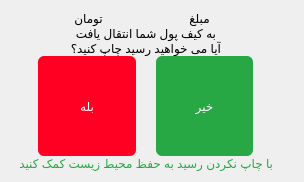
      <widget class="QWidget" name="pageAfterDelivery">
       <layout class="QHBoxLayout" name="horizontalLayout_10">
        <property name="spacing">
         <number>0</number>
        </property>
        <item>
         <layout class="QHBoxLayout" name="horizontalLayout_21">
          <item alignment="Qt::AlignHCenter|Qt::AlignVCenter">
           <widget class="QLabel" name="lblGifAfterDelivery">
            <property name="text">
             <string/>
            </property>
           </widget>
          </item>
         </layout>
        </item>
        <item>
         <layout class="QVBoxLayout" name="verticalLayout_19">
          <property name="rightMargin">
           <number>20</number>
          </property>
          <item>
           <layout class="QHBoxLayout" name="horizontalLayout_22">
            <item alignment="Qt::AlignRight">
             <widget class="QLabel" name="label_12">
              <property name="styleSheet">
               <string notr="true">font: 26pt &quot;IRANSans&quot;;
color: rgb(0, 0, 0);</string>
              </property>
              <property name="text">
               <string>تومان</string>
              </property>
              <property name="alignment">
               <set>Qt::AlignCenter</set>
              </property>
             </widget>
            </item>
            <item>
             <widget class="QLabel" name="lblTotalPrice">
              <property name="styleSheet">
               <string notr="true">color: rgb(0, 0, 0);
font: 87 32pt &quot;IRANSansFaNum Black&quot;;</string>
              </property>
              <property name="text">
               <string/>
              </property>
              <property name="alignment">
               <set>Qt::AlignCenter</set>
              </property>
             </widget>
            </item>
            <item alignment="Qt::AlignLeft">
             <widget class="QLabel" name="label_9">
              <property name="styleSheet">
               <string notr="true">font: 26pt &quot;IRANSans&quot;;
color: rgb(0, 0, 0);</string>
              </property>
              <property name="text">
               <string>مبلغ</string>
              </property>
              <property name="alignment">
               <set>Qt::AlignCenter</set>
              </property>
             </widget>
            </item>
           </layout>
          </item>
          <item alignment="Qt::AlignHCenter">
           <widget class="QLabel" name="label_6">
            <property name="styleSheet">
             <string notr="true">font: 26pt &quot;IRANSans&quot;;
color: rgb(0, 0, 0);</string>
            </property>
            <property name="text">
             <string>به کیف پول شما انتقال یافت</string>
            </property>
           </widget>
          </item>
          <item alignment="Qt::AlignHCenter">
           <widget class="QLabel" name="label_8">
            <property name="styleSheet">
             <string notr="true">font: 26pt &quot;IRANSans&quot;;
color: rgb(0, 0, 0);</string>
            </property>
            <property name="text">
             <string>آیا می خواهید رسید چاپ کنید؟</string>
            </property>
           </widget>
          </item>
          <item>
           <layout class="QHBoxLayout" name="horizontalLayout_24">
            <property name="spacing">
             <number>20</number>
            </property>
            <property name="leftMargin">
             <number>20</number>
            </property>
            <property name="rightMargin">
             <number>20</number>
            </property>
            <item>
             <widget class="QPushButton" name="btnPrintReceiptYes">
              <property name="minimumSize">
               <size>
                <width>0</width>
                <height>100</height>
               </size>
              </property>
              <property name="styleSheet">
               <string notr="true">QPushButton{
background-color:  #FF0022;
color: rgb(255, 255, 255);
font: 24pt &quot;IRANSans&quot;;
padding: 3px; 
border: none; 
border-radius: 6px;
outline-style: none;
}
QPushButton:pressed {
background-color: #800011;
border-style: inset;
}</string>
              </property>
              <property name="text">
               <string>بله</string>
              </property>
             </widget>
            </item>
            <item>
             <widget class="QPushButton" name="btnPrintReceiptNo">
              <property name="minimumSize">
               <size>
                <width>0</width>
                <height>100</height>
               </size>
              </property>
              <property name="styleSheet">
               <string notr="true">QPushButton{
background-color: #28a745;
color: rgb(255, 255, 255);
font: 24pt &quot;IRANSans&quot;;
padding: 3px; 
border: none; 
border-radius: 6px;
outline-style: none;
}
QPushButton:pressed {
background-color: #145222;
border-style: inset;
}</string>
              </property>
              <property name="text">
               <string>خیر</string>
              </property>
             </widget>
            </item>
           </layout>
          </item>
          <item>
           <widget class="QLabel" name="label_5">
            <property name="styleSheet">
             <string notr="true">font: 24pt &quot;IRANSans&quot;;
color:#28a745;</string>
            </property>
            <property name="text">
             <string>با چاپ نکردن رسید به حفظ محیط زیست کمک کنید</string>
            </property>
           </widget>
          </item>
         </layout>
        </item>
       </layout>
      </widget>
